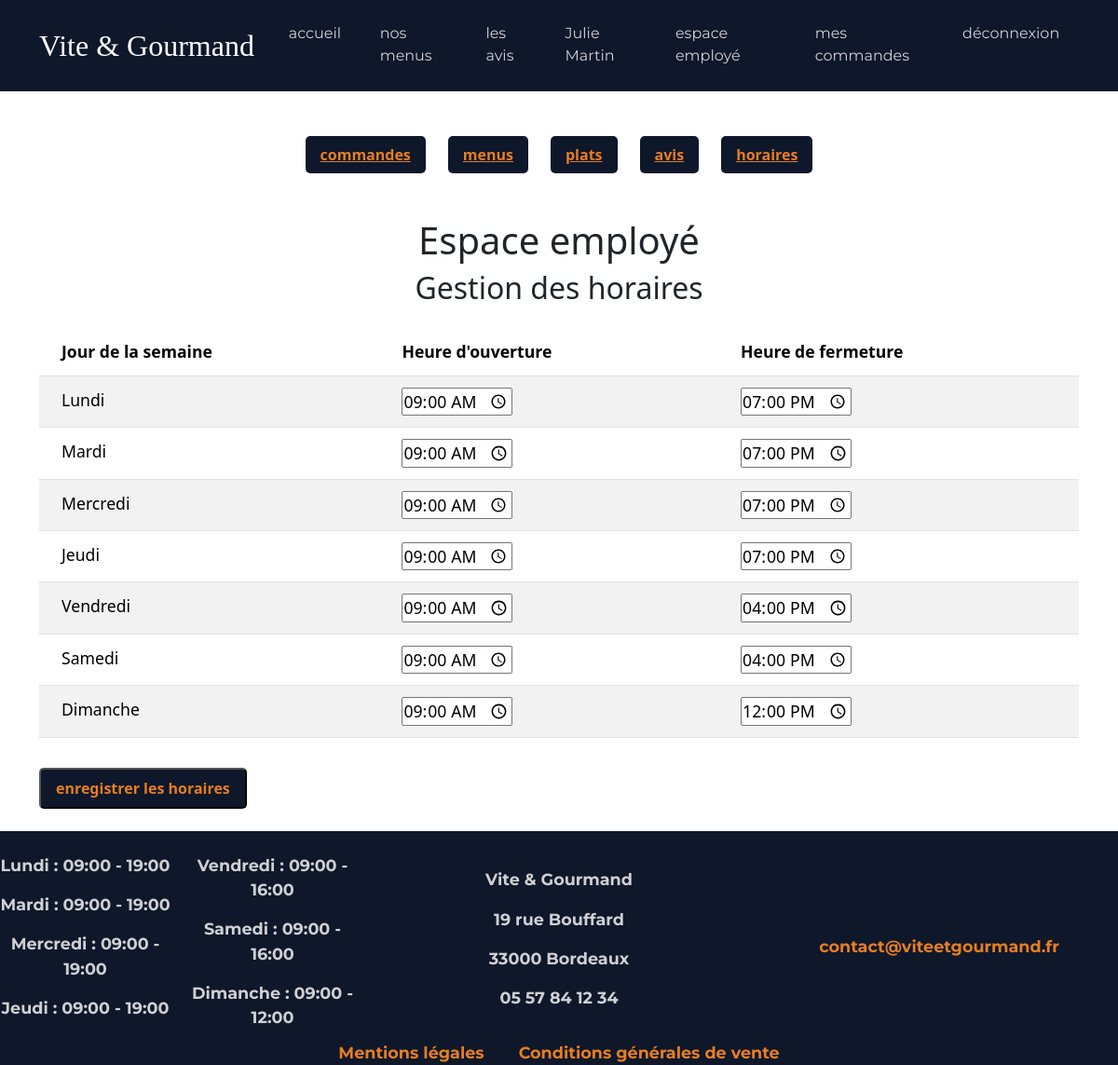
/employe/horaires (signed in), run on the app's committed database.
### tables this page shows
CREATE TABLE horaire(
   Id_horaire INT AUTO_INCREMENT,
   jour VARCHAR(50) NOT NULL,
   heure_ouverture VARCHAR(50) NOT NULL,
   heure_fermeture VARCHAR(50) NOT NULL,
   PRIMARY KEY(Id_horaire)
);

### src/core/Router.php (called while the page is built, shortened)
<?php
class Router
{
    private $routes = [];
    public function add($url, $action)
    {
        $this->routes[$url] = $action;
    }
    public function dispatch()
    {
        $path = parse_url($_SERVER['REQUEST_URI'], PHP_URL_PATH);
        $path = rtrim($path, "/");
        try {
            $action = $this->routes[$path];
            $nomMethode = $action[1];
            $controller = new $nomController();
            $controller->$nomMethode();
        } catch (\Throwable $th) {
            http_response_code(500);
            die("Erreur serveur : " . $th->getMessage());
        }
    }
}

### public/index.php (called while the page is built, shortened)
<?php
$router = new Router();
$router->add('/', [HomeController::class, 'index']);
$router->add('/menus', [MenuController::class, 'index']);
$router->add('/menus/detail', [MenuController::class, 'showDetails']);
$router->add('/menus/filter', [MenuController::class, 'filter']);
$router->add('/connexion', [AuthController::class, 'handleLogin']);
$router->add('/logout', [AuthController::class, 'logout']);
$router->add('/inscription', [AuthController::class, 'handleSignUp']);
$router->add('/mot-de-passe-oublie', [AuthController::class, 'handleResetPassword']);
$router->add('/changer-mot-de-passe', [AuthController::class, 'handleChangePassword']);
$router->add('/contact', [ContactController::class, 'handleContact']);
$router->add('/avis', [AvisController::class, 'index']);
$router->add('/commande', [OrderController::class, 'handleOrder']);
$router->add('/mon-espace', []);
$router->add('/mon-espace/commandes', [OrderController::class, 'showUserOrders']);
$router->add('/mon-espace/commandes/modifier', [OrderController::class, 'updateOrder']);
$router->add('/mon-espace/commandes/annuler', [OrderController::class, 'deleteOrder']);
$router->add('/mon-espace/avis', [OrderController::class, 'LeaveReview']);
$router->add('/mon-espace/profil', [UserController::class, 'updateProfil']);
$router->add('/employe', [EmployeController::class, 'showOrders']);
$router->add('/employe/statut', [EmployeController::class, 'handleUpdateStatus']);
$router->add('/employe/menus', [EmployeController::class, 'handleMenus']);
$router->add('/employe/plats', [EmployeController::class, 'handlePlats']);
$router->add('/employe/avis', [EmployeController::class, 'handleReviews']);
$router->add('/employe/horaires', [EmployeController::class, 'handleHoraires']);
$router->add('/admin', [AdminController::class, 'handleNewEmploye']);
$router->add('/admin/stats', [AdminController::class, 'handleStats']);
$router->add('/cgv', [LegalController::class, 'showCgv']);
$router->add('/mentions-legales', [LegalController::class, 'showMentionsLegales']);
$router->add('/commande/calculer-frais', [OrderController::class, 'calculerFrais']);
$router->add('/sitemap.xml', [SitemapController::class, 'generate']);
$router->dispatch();

### src/repositories/HoraireRepository.php (called while the page is built, shortened)
<?php
class HoraireRepository
{
    public static function getAllHoraire()
    {
        $pdo = DatabaseConnection::getInstance();
        $stmt = $pdo->prepare("SELECT horaire.* FROM horaire");
        $stmt->execute();
        return $stmt->fetchAll();
    }
}

### src/views/employe/horaires.php (the view, shortened to what this page needs)
<?php require_once('../src/views/layouts/header.php'); ?>
<?php require_once('../src/views/layouts/nav-employe.php'); ?>
<div class="employe text-center mt-4 mb-4">
    <h1>Espace employé</h1>
    <h2>Gestion des horaires</h2>
</div>
<div class="container mb-4 table-responsive">
    <form method="POST" action="/employe/horaires">
        <table class="table table-hover table-striped table-responsive-md">
            <thead>
                <tr>
                    <th scope="col">Jour de la semaine</th>
                    <th scope="col">Heure d'ouverture</th>
                    <th scope="col">Heure de fermeture</th>
                </tr>
            </thead>
            <tbody>
                <?php foreach ($horaires as $horaire): ?>
                    <tr>
                        <td><?= htmlspecialchars($horaire['jour']) ?></td>
                        <td>
                            <input type="time"
                                name="heure_ouverture[<?= $horaire['Id_horaire'] ?>]"
                                value="<?= htmlspecialchars($horaire['heure_ouverture']) ?>">
                        </td>
                        <td>
                            <input type="time"
                                name="heure_fermeture[<?= $horaire['Id_horaire'] ?>]"
                                value="<?= htmlspecialchars($horaire['heure_fermeture']) ?>">
                        </td>
                    </tr>
                <?php endforeach; ?>
            </tbody>
        </table>
        <button class="connect-button mt-3" type="submit">enregistrer les horaires</button>
    </form>
</div>
<?php require_once('../src/views/layouts/footer.php'); ?>

### src/views/layouts/footer.php
<footer>
    <div class="container-fluid footer text-center pt-4">
        <div class="row align-items-center">
            <div class="col">
                <div class="colonne">
                    <?php
                    $horaires = HoraireRepository::getAllHoraire();
                    foreach ($horaires as $horaire):
                    ?>
                        <p><?= htmlspecialchars($horaire['jour']) ?> : <?= htmlspecialchars($horaire['heure_ouverture']) ?> - <?= htmlspecialchars($horaire['heure_fermeture']) ?></p>
                    <?php endforeach; ?>
                </div>
            </div>
            <div class="col">
                <p>Vite & Gourmand</p>
                <p>19 rue Bouffard</p>
                <p>33000 Bordeaux</p>
                <p>05 57 84 12 34</p>
            </div>
            <div class="lien col">
                <a href="mailto:contact@viteetgourmand.fr">contact@viteetgourmand.fr</a>
            </div>
        </div>
        <div class="lien text-center">
            <a href="/mentions-legales">Mentions légales</a>
            <a href="/cgv">Conditions générales de vente</a>
        </div>
    </div>
</footer>

### public/assets/css/style.css (style rules this page uses)
* { padding: 0; margin: 0; }
:root { --couleur-primary: #0056b3; --couleur-secondary: #e67e22; --couleur-dark: #0f172a; --couleur-bg-dark: #1e293b; --font-titre: "Nunito", serif; --font-texte: "Montserrat", sans-serif; }
.footer { font-weight: bold; font-size: 1.1rem; }
.colonne { column-count: 2; }
.container-fluid { padding: 0; background-color: var(--couleur-dark); font-family: var(--font-texte); color: rgba(255, 255, 255, 0.8) !important; }
.lien a { margin: 0 1rem; }
.box-connexion label, .box-connexion a, .box-connexion p, .lien a { color: var(--couleur-secondary); }
.box-connexion a, .lien a { text-decoration: none; }
.connect-button { padding: 0.5rem 1rem; background-color: var(--couleur-dark); border-radius: 5px; color: var(--couleur-secondary); font-weight: bold; transition: transform 0.3s ease, box-shadow 0.3s ease; }
th { color: var(--couleur-primary); }
.table { font-size: 1.1rem; }
.table th, .table td { padding: 0.75rem 1.5rem; }

### data on the page
horaire: jour "Lundi", heure_ouverture "09:00", heure_fermeture "19:00"
horaire: jour "Mardi", heure_ouverture "09:00", heure_fermeture "19:00"
horaire: jour "Mercredi", heure_ouverture "09:00", heure_fermeture "19:00"
horaire: jour "Jeudi", heure_ouverture "09:00", heure_fermeture "19:00"
horaire: jour "Vendredi", heure_ouverture "09:00", heure_fermeture "16:00"
horaire: jour "Samedi", heure_ouverture "09:00", heure_fermeture "16:00"
horaire: jour "Dimanche", heure_ouverture "09:00", heure_fermeture "12:00"

### other printed values
$_SESSION['prenom'] "Julie"
$_SESSION['nom'] "Martin"
